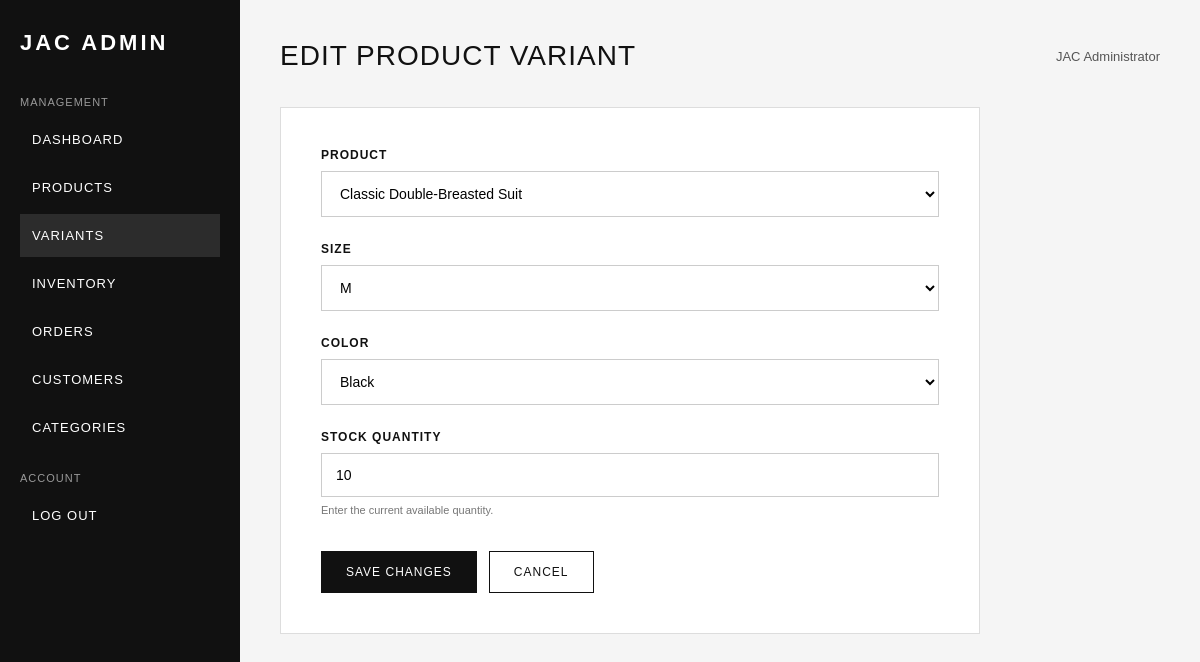
The app's page /admin/edit_variant.php?id=6 (signed in) with its own data.
### tables this page shows
CREATE TABLE `product_variants` (
  `id` int(11) NOT NULL AUTO_INCREMENT,
  `product_id` int(11) NOT NULL,
  `size` varchar(20) DEFAULT NULL,
  `color` varchar(50) DEFAULT NULL,
  `stock` int(11) NOT NULL DEFAULT 0,
  PRIMARY KEY (`id`),
  UNIQUE KEY `product_id` (`product_id`,`size`,`color`),
  CONSTRAINT `product_variants_ibfk_1` FOREIGN KEY (`product_id`) REFERENCES `products` (`id`) ON DELETE CASCADE ON UPDATE CASCADE
);

CREATE TABLE `products` (
  `id` int(11) NOT NULL AUTO_INCREMENT,
  `category_id` int(11) DEFAULT NULL,
  `name` varchar(255) NOT NULL,
  `description` text DEFAULT NULL,
  `price` decimal(10,2) NOT NULL,
  `image` varchar(255) DEFAULT NULL,
  `created_at` timestamp NOT NULL DEFAULT current_timestamp(),
  `stock` int(11) NOT NULL DEFAULT 10,
  PRIMARY KEY (`id`),
  KEY `category_id` (`category_id`),
  CONSTRAINT `products_ibfk_1` FOREIGN KEY (`category_id`) REFERENCES `categories` (`id`) ON DELETE SET NULL ON UPDATE CASCADE
);

### admin/edit_variant.php (the view, shortened to what this page needs)
<?php
require_once "../php/db.php";
$variant_id = isset($_GET["id"])
    ? (int) $_GET["id"]
    : 0;
$stmt = $conn->prepare("
    SELECT
        id,
        product_id,
        size,
        color,
        stock
    FROM product_variants
    WHERE id = ?
    LIMIT 1
");
$stmt->bind_param("i", $variant_id);
$stmt->execute();
$result = $stmt->get_result();
$variant = $result->fetch_assoc();
$product_id = (int) $variant["product_id"];
$size = $variant["size"];
$color = $variant["color"];
$stock = (int) $variant["stock"];
$products = [];
$result = $conn->query("
    SELECT
        id,
        name
    FROM products
    ORDER BY name ASC
");
if ($result) {
    $products = $result->fetch_all(MYSQLI_ASSOC);
}
?>
<!DOCTYPE html>
<html lang="en">
<head>
</head>
<body>
<div class="admin-layout">
    <aside class="sidebar">
        <h1>JAC ADMIN</h1>
        <p>MANAGEMENT</p>
        <a href="dashboard.php">
            DASHBOARD
        </a>
        <a href="products.php">
            PRODUCTS
        </a>
        <a href="variants.php" class="active">
            VARIANTS
        </a>
        <a href="#">
            INVENTORY
        </a>
        <a href="#">
            ORDERS
        </a>
        <a href="#">
            CUSTOMERS
        </a>
        <a href="#">
            CATEGORIES
        </a>
        <br>
        <p>ACCOUNT</p>
        <a href="logout.php">
            LOG OUT
        </a>
    </aside>
    <main class="main">
        <div class="topbar">
            <h2>EDIT PRODUCT VARIANT</h2>
            <div class="admin-name">
                <?php
                echo htmlspecialchars(
                    $_SESSION["admin_first_name"] .
                    " " .
                    $_SESSION["admin_last_name"]
                );
                ?>
            </div>
        </div>
        <div class="form-container">
            <form
                method="POST"
                action=""
            >
                <div class="form-group">
                    <label for="product_id">
                        PRODUCT
                    </label>
                    <select
                        name="product_id"
                        id="product_id"
                        required
                    >
                        <?php foreach ($products as $product): ?>
                            <option
                                value="<?php
                                echo (int) $product["id"];
                                ?>"
                                <?php
                                if (
                                    (int) $product["id"] ===
                                    $product_id
                                ) {
                                    echo "selected";
                                }
                                ?>
                            >
                                <?php
                                echo htmlspecialchars(
                                    $product["name"]
                                );
                                ?>
                            </option>
                        <?php endforeach; ?>
                    </select>
                </div>
                <div class="form-group">
                    <label for="size">
                        SIZE
                    </label>
                    <select name="size" id="size"><option value="N/A">N/A (Accessories / One Size)</option>
                        <option
                            value="M"
                            <?php
                            echo $size === "M"
                                ? "selected"
                                : "";
                            ?>
                        >
                            M
                        </option>
                    </select>
                </div>
                <div class="form-group">
                    <label for="color">
                        COLOR
                    </label>
                    <select
                        name="color"
                        id="color"
                        required
                    >
                        <option
                            value="Black"
                            <?php
                            echo $color === "Black"
                                ? "selected"
                                : "";
                            ?>
                        >
                            Black
                        </option>
                    </select>
                </div>
                <div class="form-group">
                    <label for="stock">
                        STOCK QUANTITY
                    </label>
                    <input
                        type="number"
                        name="stock"
                        id="stock"
                        min="0"
                        step="1"
                        value="<?php
                        echo htmlspecialchars(
                            (string) $stock
                        );
                        ?>"
                        required
                    >
                    <div class="form-help">
                        Enter the current available quantity.
                    </div>
                </div>
                <div class="form-actions">
                    <button
                        type="submit"
                        class="save-button"
                    >
                        SAVE CHANGES
                    </button>
                    <a
                        href="variants.php"
                        class="cancel-button"
                    >
                        CANCEL
                    </a>
                </div>
            </form>
        </div>
    </main>
</div>
</body>
</html>

### admin/edit_variant.php (style rules this page uses)
* { margin: 0; padding: 0; box-sizing: border-box; }
body { font-family: Arial, sans-serif; background: #f5f5f5; color: #111; }
.admin-layout { display: flex; min-height: 100vh; }
.sidebar { width: 240px; background: #111; color: white; padding: 30px 20px; position: fixed; top: 0; left: 0; bottom: 0; }
.sidebar h1 { font-size: 22px; letter-spacing: 3px; margin-bottom: 40px; }
.sidebar p { font-size: 11px; color: #999; letter-spacing: 1px; margin-bottom: 10px; }
.sidebar a { display: block; color: white; text-decoration: none; padding: 14px 12px; margin-bottom: 5px; font-size: 13px; letter-spacing: 1px; transition: 0.2s ease; }
.sidebar a:hover, .sidebar a.active { background: #2c2c2c; }
.main { margin-left: 240px; width: calc(100% - 240px); padding: 40px; }
.topbar { display: flex; justify-content: space-between; align-items: center; margin-bottom: 35px; }
.topbar h2 { font-size: 28px; font-weight: 500; letter-spacing: 1px; }
.admin-name { font-size: 13px; color: #555; }
.form-container { max-width: 700px; background: white; border: 1px solid #ddd; padding: 40px; }
.form-group { margin-bottom: 25px; }
.form-group label { display: block; margin-bottom: 9px; font-size: 12px; letter-spacing: 1px; font-weight: bold; }
.form-group input, .form-group select { width: 100%; padding: 13px 14px; border: 1px solid #ccc; background: white; font-size: 14px; outline: none; }
.form-help { margin-top: 7px; font-size: 11px; color: #777; }
.form-actions { display: flex; gap: 12px; margin-top: 35px; }
.save-button, .cancel-button { padding: 13px 24px; font-size: 12px; letter-spacing: 1px; text-decoration: none; cursor: pointer; transition: 0.2s ease; }
.save-button { border: 1px solid #111; background: #111; color: white; }
.cancel-button { border: 1px solid #111; background: white; color: #111; }

### records on screen
product_variants: product_id "Classic Double-Breasted Suit", size "M", color "Black", stock "10"
